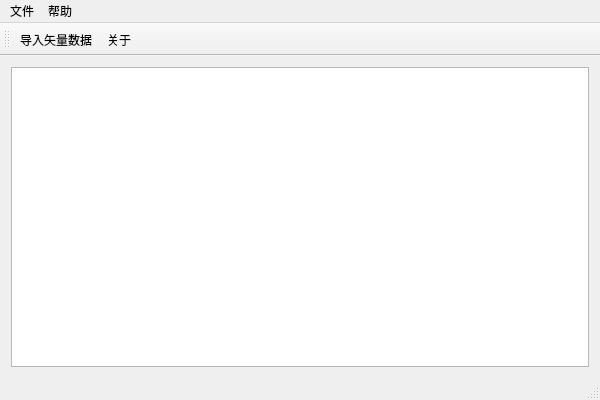
<?xml version="1.0" encoding="UTF-8"?>
<ui version="4.0">
 <class>ShpReaderClass</class>
 <widget class="QMainWindow" name="ShpReaderClass">
  <property name="geometry">
   <rect>
    <x>0</x>
    <y>0</y>
    <width>600</width>
    <height>400</height>
   </rect>
  </property>
  <property name="windowTitle">
   <string>ShpReader</string>
  </property>
  <widget class="QWidget" name="centralWidget">
   <layout class="QHBoxLayout" name="horizontalLayout">
    <item>
     <widget class="QGraphicsView" name="graphicsView"/>
    </item>
   </layout>
  </widget>
  <widget class="QMenuBar" name="menuBar">
   <property name="geometry">
    <rect>
     <x>0</x>
     <y>0</y>
     <width>600</width>
     <height>26</height>
    </rect>
   </property>
   <widget class="QMenu" name="menufile">
    <property name="title">
     <string>文件</string>
    </property>
    <addaction name="actionImport"/>
   </widget>
   <widget class="QMenu" name="menu">
    <property name="title">
     <string>帮助</string>
    </property>
    <addaction name="actionAbout"/>
   </widget>
   <addaction name="menufile"/>
   <addaction name="menu"/>
  </widget>
  <widget class="QToolBar" name="mainToolBar">
   <attribute name="toolBarArea">
    <enum>TopToolBarArea</enum>
   </attribute>
   <attribute name="toolBarBreak">
    <bool>false</bool>
   </attribute>
   <addaction name="actionImport"/>
   <addaction name="actionAbout"/>
  </widget>
  <widget class="QStatusBar" name="statusBar"/>
  <action name="actionImport">
   <property name="icon">
    <iconset resource="ShpReader.qrc">
     <normaloff>:/ShpReader/res/import.png</normaloff>:/ShpReader/res/import.png</iconset>
   </property>
   <property name="text">
    <string>导入矢量数据</string>
   </property>
  </action>
  <action name="actionAbout">
   <property name="icon">
    <iconset resource="ShpReader.qrc">
     <normaloff>:/ShpReader/res/about.png</normaloff>:/ShpReader/res/about.png</iconset>
   </property>
   <property name="text">
    <string>关于</string>
   </property>
  </action>
 </widget>
 <layoutdefault spacing="6" margin="11"/>
 <resources>
  <include location="ShpReader.qrc"/>
 </resources>
 <connections/>
</ui>
